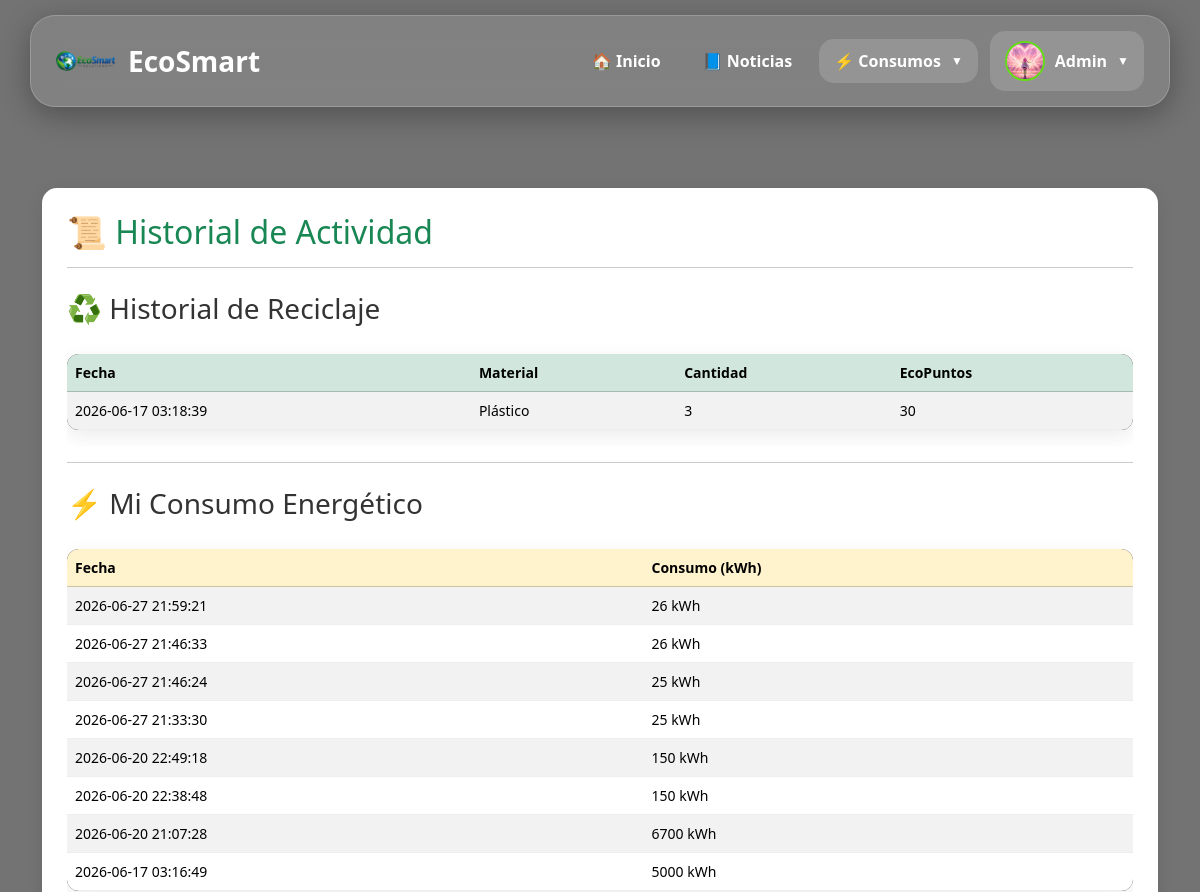
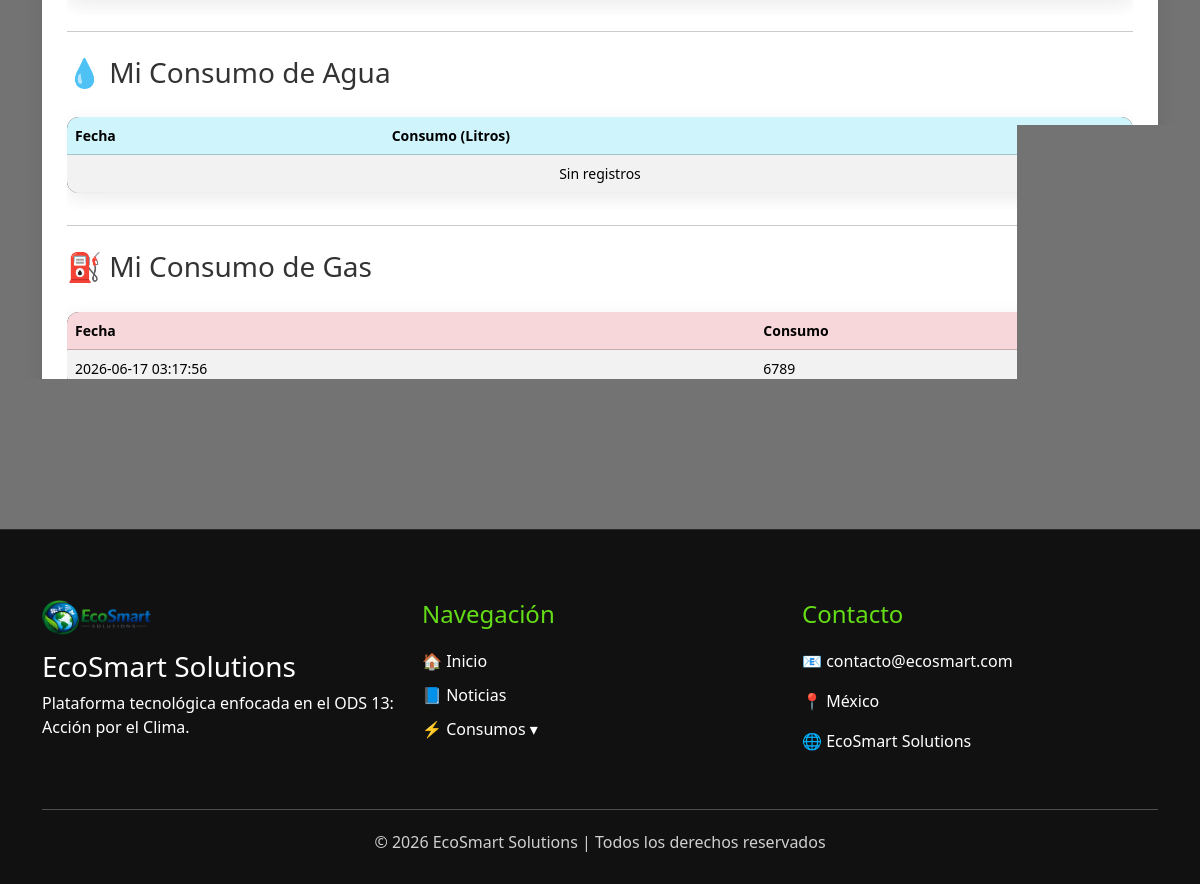
The page /dashboard_usuario.php (signed in) on the database its author committed (2 pictures, top to bottom).
### tables this page shows
CREATE TABLE `reciclaje` (
  `id` int(11) NOT NULL,
  `usuario_id` int(11) DEFAULT NULL,
  `material` varchar(100) DEFAULT NULL,
  `cantidad` float DEFAULT NULL,
  `fecha` timestamp NOT NULL DEFAULT current_timestamp(),
  `puntos` int(11) DEFAULT 0
);

CREATE TABLE `consumo_energetico` (
  `id` int(11) NOT NULL,
  `usuario_id` int(11) DEFAULT NULL,
  `consumo` float DEFAULT NULL,
  `fecha` timestamp NOT NULL DEFAULT current_timestamp()
);

CREATE TABLE `consumo_gas` (
  `id` int(11) NOT NULL,
  `usuario_id` int(11) DEFAULT NULL,
  `consumo` float DEFAULT NULL,
  `fecha` timestamp NOT NULL DEFAULT current_timestamp()
);

### dashboard_usuario.php (the view, shortened to what this page needs)
<?php
include 'config/conexion.php';
$usuario_id = $_SESSION['id'];
?>
<?php include 'includes/header.php'; ?>
<?php include 'includes/navbar.php'; ?>
<div class="container mt-5">
<div class="section-box">
<h2>📜 Historial de Actividad</h2>
<hr>
<h3 class="mt-4">
♻️ Historial de Reciclaje
</h3>
<div class="table-responsive">
<table class="table table-striped">
<thead class="table-success">
<tr>
<th>Fecha</th>
<th>Material</th>
<th>Cantidad</th>
<th>EcoPuntos</th>
</tr>
</thead>
<tbody>
<?php
$reciclaje = mysqli_query(
    $conexion,
    "SELECT *
     FROM reciclaje
     WHERE usuario_id='$usuario_id'
     ORDER BY fecha DESC"
);
if(mysqli_num_rows($reciclaje)>0){
while($r=mysqli_fetch_assoc($reciclaje)){
echo "
<tr>
<td>{$r['fecha']}</td>
<td>".htmlspecialchars($r['material'])."</td>
<td>{$r['cantidad']}</td>
<td>{$r['puntos']}</td>
</tr>
";
}
}
?>
</tbody>
</table>
</div>
<hr>
<h3 class="mt-4">
⚡ Mi Consumo Energético
</h3>
<div class="table-responsive">
<table class="table table-striped">
<thead class="table-warning">
<tr>
<th>Fecha</th>
<th>Consumo (kWh)</th>
</tr>
</thead>
<tbody>
<?php
$energia=mysqli_query(
$conexion,
"SELECT *
 FROM consumo_energetico
 WHERE usuario_id='$usuario_id'
 ORDER BY fecha DESC"
);
if(mysqli_num_rows($energia)>0){
while($e=mysqli_fetch_assoc($energia)){
echo "
<tr>
<td>{$e['fecha']}</td>
<td>{$e['consumo']} kWh</td>
</tr>
";
}
}
?>
</tbody>
</table>
</div>
<hr>
<h3 class="mt-4">
💧 Mi Consumo de Agua
</h3>
<div class="table-responsive">
<table class="table table-striped">
<thead class="table-info">
<tr>
<th>Fecha</th>
<th>Consumo (Litros)</th>
</tr>
</thead>
<tbody>
<?php
$agua=mysqli_query(
$conexion,
"SELECT *
 FROM consumo_agua
 WHERE usuario_id='$usuario_id'
 ORDER BY fecha DESC"
);
if(mysqli_num_rows($agua)>0){
while($a=mysqli_fetch_assoc($agua)){
echo "
<tr>
<td>{$a['fecha']}</td>
<td>{$a['consumo']} L</td>
</tr>
";
}
}else{
echo "
<tr>
<td colspan='2' class='text-center'>
Sin registros
</td>
</tr>
";
}
?>
</tbody>
</table>
</div>
<hr>
<h3 class="mt-4">
⛽ Mi Consumo de Gas
</h3>
<div class="table-responsive">
<table class="table table-striped">
<thead class="table-danger">
<tr>
<th>Fecha</th>
<th>Consumo</th>
</tr>
</thead>
<tbody>
<?php
$gas=mysqli_query(
$conexion,
"SELECT *
 FROM consumo_gas
 WHERE usuario_id='$usuario_id'
 ORDER BY fecha DESC"
);
if(mysqli_num_rows($gas)>0){
while($g=mysqli_fetch_assoc($gas)){
echo "
<tr>
<td>{$g['fecha']}</td>
<td>{$g['consumo']}</td>
</tr>
";
}
}
?>
</tbody>
</table>
</div>
</div>
</div>
<?php include 'includes/footer.php'; ?>

### assets/css/main.css (style rules this page uses)
* { margin:0; padding:0; box-sizing:border-box; }
html { scroll-behavior:smooth; }
body { padding-top:140px; font-family:'Segoe UI',sans-serif; background: linear-gradient( rgba(0,0,0,.55), rgba(0,0,0,.55) ), url('https://images.unsplash.com/photo-1497436072909-f5e4be8c8e8d'); background-size:cover; background-position:center; background-attachment:fixed; color:white; }
.section-box { background:rgba(255,255,255,.92); color:#333; padding:50px; margin:40px 0; border-radius:30px; box-shadow: 0 10px 30px rgba(0,0,0,.25); }
.section-box h2 { color:#0d6e3f; margin-bottom:20px; }

### assets/css/noticias.css (style rules this page uses)
.section-box { background:#fff; border-radius:15px; padding:25px; margin-bottom:25px; box-shadow:0 5px 20px rgba(0,0,0,.08); transition:.3s; }
.section-box h2 { color:#198754; margin-bottom:10px; }

### assets/css/noticias_admin.css (style rules this page uses)
table { width: 100%; border-collapse: collapse; margin-top: 20px; background: #090707; border-radius: 12px; overflow: hidden; box-shadow: 0 6px 20px rgba(0,0,0,0.08); }
table th { background: #111827; color: white; padding: 14px; text-align: left; font-size: 14px; }
table td { padding: 12px; border-bottom: 1px solid #eee; font-size: 14px; }

### rows shown on the page
reciclaje: fecha "2026-06-17 03:18:39", material "Plástico", cantidad "3", puntos "30"
consumo_energetico: fecha "2026-06-27 21:59:21", consumo "26"
consumo_energetico: fecha "2026-06-27 21:46:33", consumo "26"
consumo_energetico: fecha "2026-06-27 21:46:24", consumo "25"
consumo_energetico: fecha "2026-06-27 21:33:30", consumo "25"
consumo_energetico: fecha "2026-06-20 22:49:18", consumo "150"
consumo_energetico: fecha "2026-06-20 22:38:48", consumo "150"
consumo_energetico: fecha "2026-06-20 21:07:28", consumo "6700"
consumo_energetico: fecha "2026-06-17 03:16:49", consumo "5000"
consumo_gas: fecha "2026-06-17 03:17:56", consumo "6789"

### other values the page prints
$_SESSION['usuario'] "Admin"
